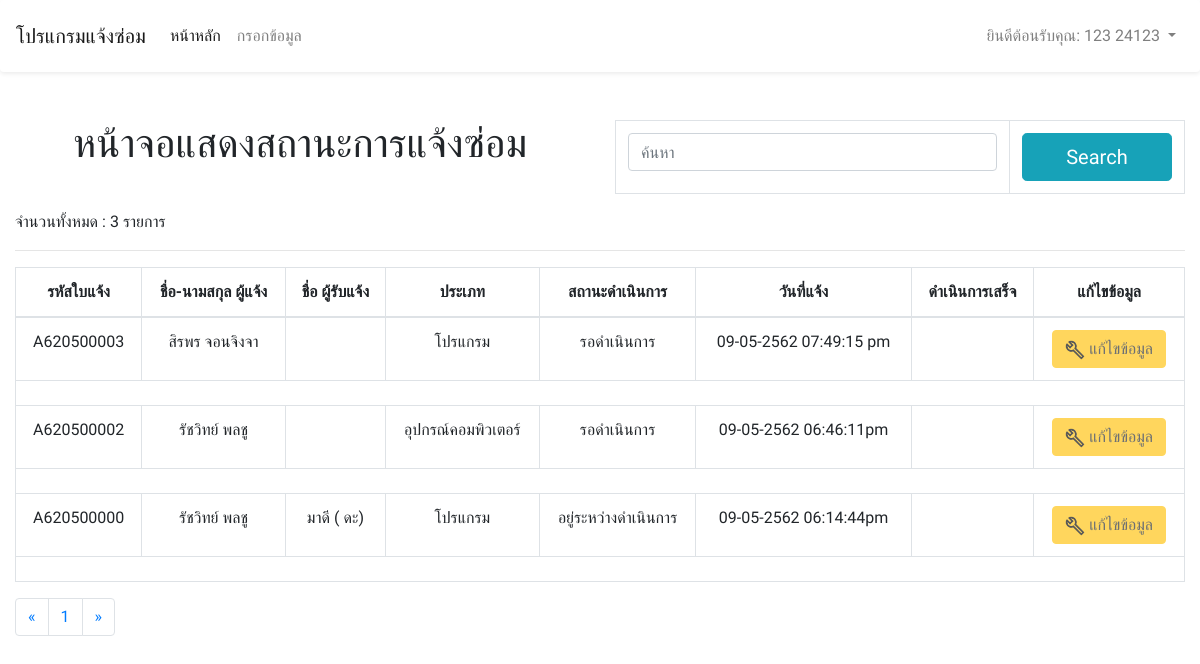
The page /index.php (signed in) on the database its author committed.
### tables this page shows
CREATE TABLE IF NOT EXISTS `repair_report` (
  `repair_report_id` varchar(150) NOT NULL,
  `user_cid` varchar(15) NOT NULL,
  `admin_cid` varchar(30) NOT NULL,
  `adminget_name` varchar(150) NOT NULL,
  `address` varchar(300) NOT NULL,
  `status_fix` varchar(100) NOT NULL,
  `date_in` varchar(150) NOT NULL,
  `date_ex` varchar(150) NOT NULL,
  `assis_admin_cid` varchar(30) NOT NULL,
  `assis2_admin_cid` varchar(30) NOT NULL,
  `assis3_admin_cid` varchar(30) NOT NULL,
  `type_repair` varchar(150) NOT NULL,
  `callback_phone` varchar(50) NOT NULL,
  `repair_report_text` varchar(400) NOT NULL,
  `buliding_room_id` varchar(50) NOT NULL
);

CREATE TABLE IF NOT EXISTS `users_account` (
  `cid` varchar(13) NOT NULL,
  `username` varchar(100) NOT NULL,
  `password` varchar(100) NOT NULL,
  `title_name_id` int(100) NOT NULL,
  `fname` varchar(150) NOT NULL,
  `lname` varchar(150) NOT NULL,
  `niname` varchar(100) NOT NULL,
  `department_id` varchar(50) NOT NULL,
  `phone_number` int(20) NOT NULL,
  `status` varchar(60) NOT NULL,
  `inuser_date` datetime NOT NULL
);

### index.php (the view, shortened to what this page needs)
<!DOCTYPE html>
<html lang="en">
<head>
    <link rel="stylesheet" href="node_modules/bootstrap/dist/css/bootstrap.min.css">
</head>
<body style="font-family: 'Prompt', sans-serif;">
    <?php
    include_once('connect.php');
    mysqli_set_charset($conn, "utf8");
    $perpage = 5;
    if (isset($_GET['page'])) {
        $page = $_GET['page'];
    } else {
        $page = 1;
    }
    $start = ($page - 1) * $perpage;
    $sql = "select * from repair_report rp
            inner join users_account ua on ua.cid = rp.user_cid
            ORDER BY rp.repair_report_id desc limit {$start} , {$perpage} ";
    $query = mysqli_query($conn, $sql);
    $allrec = "select * from repair_report rp
    inner join users_account ua on ua.cid = rp.user_cid
    ORDER BY rp.repair_report_id desc";
    $queryalrecord = mysqli_query($conn, $allrec);
    ?>
    <?php
     include_once('connect.php');
     mysqli_set_charset($conn, "utf8");
    ?>
    <nav class="navbar navbar-expand-lg navbar-light bg-light shadow-sm p-3 mb-5 bg-white rounded">
        <a class="navbar-brand">โปรแกรมแจ้งซ่อม</a>
        <div class="collapse navbar-collapse" id="navbarSupportedContent">
            <ul class="navbar-nav mr-auto">
                <li class="nav-item active">
                    <a class="nav-link" href="#">หน้าหลัก </a>
                </li>
                <li class="nav-item">
                    <a class="nav-link" href="fromtofix.php">กรอกข้อมูล</a>
                </li>
            </ul>
            <ul class="navbar-nav ml-auto">
                <?php if (isset($_SESSION['username'])) {  ?>
                    <li class="nav-item dropdown">
                        <a class="nav-link dropdown-toggle" href="#" id="navbarDropdown" role="button" data-toggle="dropdown" aria-haspopup="true" aria-expanded="false">
                            ยินดีต้อนรับคุณ: <?php echo $_SESSION['fname'];
                                                echo " " . $_SESSION['lname']; ?>
                        </a>
                    </li>
                <?php } else {  ?>
                    <li class="nav-item">
                        <a class="nav-link " href="login.php" tabindex="-1" aria-disabled="true">login</a>
                    </li>
                <?php } ?>
            </ul>
        </div>
    </nav>
     <form name="frmSearch" method="get" action="<?php echo $_SERVER['SCRIPT_NAME'];?>">
                    <div class="container-fluid" >
                            <div class="row">
                            <div class="col-lg-6">
                            <center>
                                <h1>หน้าจอแสดงสถานะการแจ้งซ่อม</h1>
                            </center>
                            </div>
                                <div class="col-lg-6">
                                    <table class="table table-bordered ">
                                        <tr>
                                        <th>
                                            <input name="txtKeyword" placeholder="ค้นหา" type="text" class="form-control"  id="txtKeyword" value="" >
                                        </th>
                                        <th><input type="submit"  class ="btn btn-info btn-lg btn-block" value="Search"> </th>
                                        </tr>
                                    </table>
                                </div>
                            </div>
                    </div>
                </form>
    <div class="container-fluid ">
    <?php echo  '<p>จำนวนทั้งหมด : '.$totaldata = mysqli_num_rows($queryalrecord).' รายการ</p>';?>
        <hr calss= 'mx-auto mt-5 shadow p-3 bg-white rounded'>
        <div class="row">
            <div class="col-lg-12">
                <table class="table table-bordered table-hover ">
                    <thead>
                        <tr>
                            <th style="text-align:center;"> รหัสใบแจ้ง</th>
                            <th style="text-align:center;">ชื่อ-นามสกุล ผู้แจ้ง </th>
                            <th style="text-align:center;">ชื่อ ผู้รับแจ้ง </th>
                            <th style="text-align:center;">ประเภท</th>
                            <th style="text-align:center;">สถานะดำเนินการ</th>
                            <th style="text-align:center;">วันที่แจ้ง</th>
                            <th style="text-align:center;">ดำเนินการเสร็จ</th>
                            <th style="text-align:center;">แก้ไขข้อมูล</th>
                        </tr>
                    </thead>
                    <tbody>
                        <?php while ($result = mysqli_fetch_assoc($query)) { ?>
                            <tr data-toggle="collapse" href="#collapseExample<?php if($_SESSION['department_id'] != 'dep999'){ echo $result['repair_report_id'];}?>" role="button" aria-expanded="false" aria-controls="collapseExample">
                                <td style="text-align:center;"><?php echo $result['repair_report_id']; ?> </td>
                                <td style="text-align:center;"><?php echo $result['fname'] . '    ' . $result['lname']; ?> </td>
                                <td style="text-align:center;"><?php echo $result['adminget_name'] ?></td>
                                <td style="text-align:center;"><?php echo $result['type_repair']; ?> </td>
                                <td style="text-align:center;"><?php echo $result['status_fix']; ?> </td>
                                <td style="text-align:center;"><?php  echo $result['date_in'];?> </td>
                                <td style="text-align:center;"><?php  echo $result['date_ex'];?>   </td>
                                <td>
                                    <center><button type="button" class="btn btn-warning" <?php if (($result['status_fix'] != 'รอดำเนินการ') || $result['user_cid'] != $_SESSION['cid']) {echo "disabled";}  ?>>
                                            <img src="icon/edit.png" width="20" height="20" /> แก้ไขข้อมูล</button>
                                    </center>
                                </td>
                            </tr>
                           <tr><td colspan="10">
                            </td></tr>
                        <?php } ?>
                </table>
            </div>
        </div>
 <?php
            $sql2 = "select * from repair_report ";
            $query2 = mysqli_query($conn, $sql2);
            $total_record = mysqli_num_rows($query2);
            $total_page = ceil($total_record / $perpage);
            ?>
                    <nav aria-label="Page navigation example">
                        <ul class="pagination">
                            <li class="page-item">
                                <a class="page-link"  href="index.php?page=1" aria-label="Previous">
                                <span aria-hidden="true">&laquo;</span></a>
                            <li class="page-item">
                        <?php for($i=1;$i<=$total_page;$i++){ ?>
                            <li class="page-item"><a class="page-link"  href="index.php?page=<?php echo $i; ?>"><?php echo $i; ?></a></li>
                        <?php } ?>
                            <li class="page-item">
                                <a class="page-link"  href="index.php?page=<?php echo $total_page;?>" aria-label="Next">
                                <span aria-hidden="true">&raquo;</span></a>
                            </li>
                        </ul>
                    </nav>
                </div>
</body>
</html>

### rows shown on the page
repair_report: repair_report_id "A620500003", users_account.fname "สิรพร", users_account.lname "จอนจิงจา", type_repair "โปรแกรม", status_fix "รอดำเนินการ", date_in "09-05-2562 07:49:15 pm"
repair_report: repair_report_id "A620500002", users_account.fname "รัชวิทย์", users_account.lname "พลชู", type_repair "อุปกรณ์คอมพิวเตอร์", status_fix "รอดำเนินการ", date_in "09-05-2562 06:46:11pm"
repair_report: repair_report_id "A620500000", users_account.fname "รัชวิทย์", users_account.lname "พลชู", adminget_name "มาดี ( ดะ)", type_repair "โปรแกรม", status_fix "อยู่ระหว่างดำเนินการ", date_in "09-05-2562 06:14:44pm"

### other values the page prints
$_SESSION['fname'] "123"
$_SESSION['lname'] "24123"
mysqli_num_rows($queryalrecord) "3"
